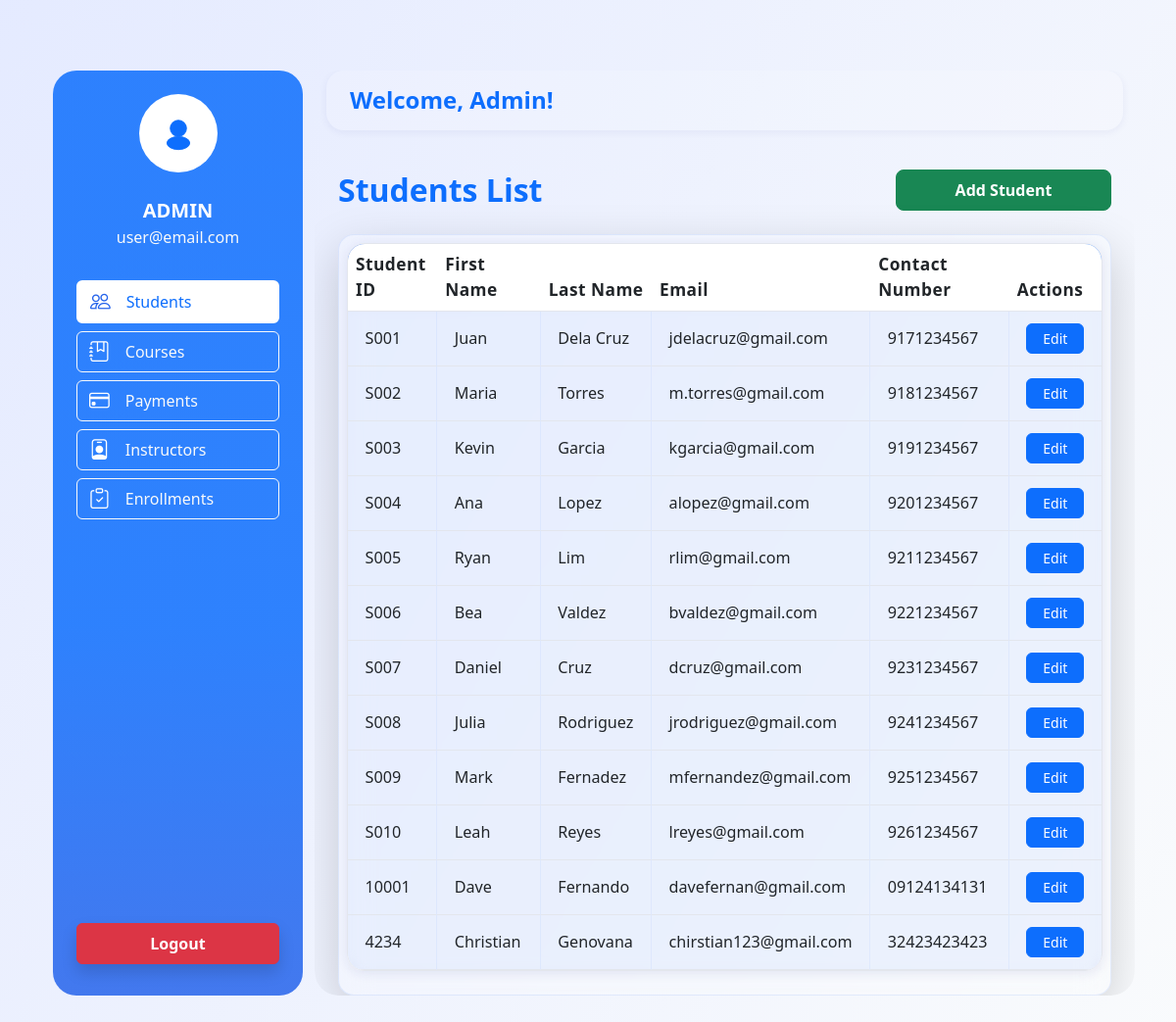
Page /dashboard/ (signed in) on the earlier database version.
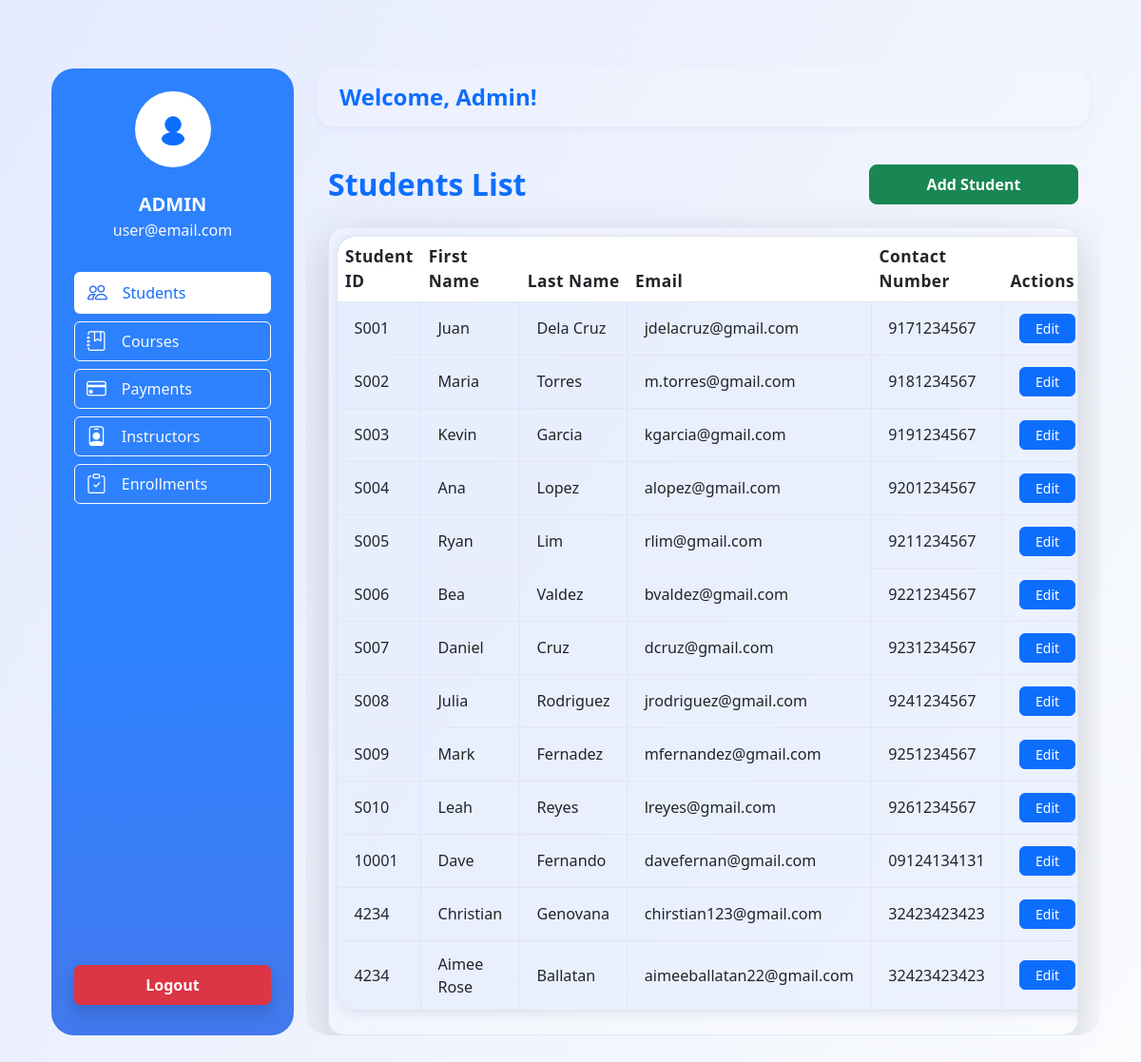
Same page on the later database version.
### online_enrollment/models.py (models this page shows, shortened)
class Student(models.Model):
    student_id = models.CharField(max_length=50)
    first_name = models.CharField(max_length=100)
    last_name = models.CharField(max_length=100)
    email = models.EmailField(max_length=100)
    contact_number = models.CharField(max_length=20)

### accounts/views.py (the view, shortened to what this page needs)
# urls.py: path('dashboard/', views.dashboard, name='dashboard'),
@login_required
def dashboard(request):
    tab = request.GET.get('tab', 'students')
    context = {'tab': tab}
    if tab == 'students':
        context['students'] = Student.objects.all()
        context['add_form'] = context.get('add_form', StudentForm())
        context['student_forms'] = [(s, StudentForm(instance=s)) for s in context['students']]
    elif tab == 'courses':
        context['courses'] = Course.objects.all()
        context['add_form'] = context.get('add_form', CourseForm())
        context['course_forms'] = [(c, CourseForm(instance=c)) for c in context['courses']]
    elif tab == 'payments':
        context['payments'] = Payment.objects.all()
        context['add_form'] = context.get('add_form', PaymentForm())
        context['payment_forms'] = [(p, PaymentForm(instance=p)) for p in context['payments']]
    elif tab == 'instructors':
        context['instructors'] = Instructor.objects.all()
        context['add_form'] = context.get('add_form', InstructorForm())
        context['instructor_forms'] = [(i, InstructorForm(instance=i)) for i in context['instructors']]
    elif tab == 'enrollments':
        context['enrollments'] = Enrollment.objects.all()
        context['add_form'] = context.get('add_form', EnrollmentForm())
        context['enrollment_forms'] = [(e, EnrollmentForm(instance=e)) for e in context['enrollments']]
    from django.contrib import messages as msg_framework
    context['messages'] = msg_framework.get_messages(request)
    return render(request, 'accounts/dashboard.html', context)

### accounts/templates/accounts/dashboard.html (shortened to what this page needs)
<!DOCTYPE html>
<html lang="en">
  <head>
    <link href="https://cdn.jsdelivr.net/npm/bootstrap@5.3.0/dist/css/bootstrap.min.css" rel="stylesheet" />
    <link href="https://cdn.jsdelivr.net/npm/bootstrap-icons@1.11.1/font/bootstrap-icons.css" rel="stylesheet">
  </head>
  <body style="background: linear-gradient(120deg, rgba(224,231,255,0.85) 0%, rgba(248,250,252,0.85) 100%); min-height: 100vh;">
    <div class="container py-4 py-md-5 d-flex justify-content-center align-items-start align-items-md-center min-vh-100">
      <div class="row g-4 align-items-stretch w-100 flex-column flex-lg-row" style="max-width: 1400px; margin: 0 auto;">
        <div class="col-12 col-lg-3 d-flex flex-column sidebar-mobile mb-3 mb-lg-0">
          <div class="glass glass-card p-4 d-flex flex-column align-items-center text-white h-100" style="min-height: 100%; background: linear-gradient(180deg, rgba(13,110,253,0.85) 60%, rgba(37,99,235,0.85) 100%); color: #fff; border-radius: 24px;">
            <div class="mb-4">
              <div class="rounded-circle bg-white d-flex align-items-center justify-content-center" style="width: 80px; height: 80px;">
                <svg xmlns="http://www.w3.org/2000/svg" fill="none" viewBox="0 0 48 48" stroke="currentColor" class="w-50 h-50 text-primary">
                  <circle cx="24" cy="18" r="10" fill="#0d6efd" />
                  <ellipse cx="24" cy="36" rx="14" ry="8" fill="#0d6efd" />
                </svg>
              </div>
            </div>
            <div class="mb-2 text-center">
              <div class="fw-bold fs-5">{{ user.get_full_name|default:user.username|upper }}</div>
              <div class="fs-6 text-light">{{ user.email|default:'user@email.com' }}</div>
            </div>
            <div class="w-100 mt-4 d-flex flex-column flex-grow-1" style="height: 100%;">
              <div>
                <a href="?tab=students" class="btn btn-outline-light w-100 mb-2 py-2 d-flex align-items-center justify-content-start gap-3 fs-6 {% if tab == 'students' or not tab %}active border-2 border-white bg-white text-primary{% endif %}">
                  <i class="bi bi-people tab-icon"></i> <span>Students</span>
                </a>
                <a href="?tab=courses" class="btn btn-outline-light w-100 mb-2 py-2 d-flex align-items-center justify-content-start gap-3 fs-6 {% if tab == 'courses' %}active border-2 border-white bg-white text-primary{% endif %}">
                  <i class="bi bi-journal-bookmark tab-icon"></i> <span>Courses</span>
                </a>
                <a href="?tab=payments" class="btn btn-outline-light w-100 mb-2 py-2 d-flex align-items-center justify-content-start gap-3 fs-6 {% if tab == 'payments' %}active border-2 border-white bg-white text-primary{% endif %}">
                  <i class="bi bi-credit-card tab-icon"></i> <span>Payments</span>
                </a>
                <a href="?tab=instructors" class="btn btn-outline-light w-100 mb-2 py-2 d-flex align-items-center justify-content-start gap-3 fs-6 {% if tab == 'instructors' %}active border-2 border-white bg-white text-primary{% endif %}">
                  <i class="bi bi-person-badge tab-icon"></i> <span>Instructors</span>
                </a>
                <a href="?tab=enrollments" class="btn btn-outline-light w-100 mb-2 py-2 d-flex align-items-center justify-content-start gap-3 fs-6 {% if tab == 'enrollments' %}active border-2 border-white bg-white text-primary{% endif %}">
                  <i class="bi bi-clipboard-check tab-icon"></i> <span>Enrollments</span>
                </a>
              </div>
              <div class="mt-auto pt-4 pb-2">
                <a href="/logout/" class="btn btn-danger w-100 px-4 py-2 fw-bold shadow">Logout</a>
              </div>
            </div>
          </div>
        </div>
        <div class="col-12 col-lg-9 d-flex flex-column h-100" style="border-radius: 24px; overflow: hidden;">
            <h2 class="mb-3 mb-md-4 fw-bold text-primary fs-4 fs-md-2" style="background: rgba(255,255,255,0.12); border-radius: 18px; padding: 1rem 1.5rem; box-shadow: 0 2px 8px rgba(31,38,135,0.06);">Welcome, {{ user.get_full_name|default:user.username|title }}!</h2>
            <div class="flex-grow-1">
              {% if tab == 'students' or not tab %}
                {% include 'accounts/students_list.html' %}
              {% elif tab == 'courses' %}
                {% include 'accounts/courses_list.html' %}
              {% elif tab == 'payments' %}
                {% include 'accounts/payments_list.html' %}
              {% elif tab == 'instructors' %}
                {% include 'accounts/instructors_list.html' %}
              {% elif tab == 'enrollments' %}
                {% include 'accounts/enrollments_list.html' %}
              {% endif %}
  </body>
</html>

### accounts/templates/accounts/students_list.html (shortened to what this page needs)
<!DOCTYPE html>
<html lang="en">
<head>
    <link href="https://cdn.jsdelivr.net/npm/bootstrap@5.3.0/dist/css/bootstrap.min.css" rel="stylesheet" />
</head>
<body>
        <div class="container mt-3 main-content glass-card glass">
            <div class="d-flex flex-column flex-md-row align-items-center justify-content-between mb-4 gap-2">
                <h2 class="fw-bold text-primary mb-0 text-center text-md-start">Students List</h2>
                <button class="btn btn-success rounded-3 fw-semibold px-4 py-2 w-100 w-md-auto" style="max-width:220px;" onclick="openModal('addStudentModal')">Add Student</button>
            </div>
                <div class="table-responsive rounded-4 shadow-lg p-2" style="background: rgba(255,255,255,0.22); backdrop-filter: blur(16px); border-radius: 24px; box-shadow: 0 8px 32px 0 rgba(31,38,135,0.14); border: 1.5px solid rgba(37,99,235,0.10);">
                    <table class="table align-middle" style="background: rgba(255,255,255,0.13); border-radius: 18px; overflow: hidden; border-collapse: separate; border-spacing: 0; box-shadow: 0 2px 12px rgba(31,38,135,0.10);">
                    <thead style="background: linear-gradient(90deg, #2563eb 60%, #0d6efd 100%); color: #fff; border-top-left-radius: 18px; border-top-right-radius: 18px; font-size: 1.08rem; letter-spacing: 0.5px;">
                        <tr style="border-radius: 18px;">
                            <th scope="col">Student ID</th>
                            <th scope="col">First Name</th>
                            <th scope="col">Last Name</th>
                            <th scope="col">Email</th>
                            <th scope="col">Contact Number</th>
                            <th scope="col">Actions</th>
                        </tr>
                    </thead>
                    <tbody style="backdrop-filter: blur(4px); font-size: 1.01rem;">
                        {% for student in students %}
                        <tr style="transition: background 0.18s; border-bottom: 1.5px solid rgba(37,99,235,0.07);" onmouseover="this.style.background='rgba(37,99,235,0.13)'; this.style.color='#222';" onmouseout="this.style.background='rgba(37,99,235,0.07)'; this.style.color='';">
                            <td style="padding: 0.75rem 1.1rem; background: rgba(37,99,235,0.07); border-right: 1px solid rgba(37,99,235,0.06);">{{ student.student_id }}</td>
                            <td style="padding: 0.75rem 1.1rem; background: rgba(37,99,235,0.07); border-right: 1px solid rgba(37,99,235,0.06);">{{ student.first_name }}</td>
                            <td style="padding: 0.75rem 1.1rem; background: rgba(37,99,235,0.07); border-right: 1px solid rgba(37,99,235,0.06);">{{ student.last_name }}</td>
                            <td style="padding: 0.75rem 1.1rem; background: rgba(37,99,235,0.07); border-right: 1px solid rgba(37,99,235,0.06);">{{ student.email }}</td>
                            <td style="padding: 0.75rem 1.1rem; background: rgba(37,99,235,0.07); border-right: 1px solid rgba(37,99,235,0.06);">{{ student.contact_number }}</td>
                            <td style="padding: 0.75rem 1.1rem; background: rgba(37,99,235,0.07);">
                                <div class="d-flex flex-column flex-sm-row gap-2">
                                    <button class="btn btn-primary btn-sm rounded-2 px-3" onclick="openModal('editStudentModal{{ student.student_id }}')">Edit</button>
                                </div>
                            </td>
                        </tr>
                        {% empty %}
                        <tr><td colspan="6" class="text-center py-4">No students found.</td></tr>
                        {% endfor %}
                    </tbody>
                </table>
            </div>
        </div>
        </div>
</body>
</html>

### accounts/templates/accounts/dashboard.html (style rules this page uses)
.tab-icon { font-size: 1.3rem; color: #fff; transition: color 0.2s; display: flex; align-items: center; }
.btn-outline-light.active .tab-icon, .btn-outline-light:hover .tab-icon { color: #2563eb; }

### accounts/templates/accounts/students_list.html (style rules this page uses)
.table { border-radius: 16px; overflow: hidden; box-shadow: 0 6px 32px rgba(0,0,0,0.12); background: #f8fafc; border: 1px solid #e3e6ed; }
.table-responsive { scrollbar-width: none; -ms-overflow-style: none; }
td { background: #fff; border-bottom: 1px solid #e3e6ed; }

Differences in the rows shown:
added Student: student_id "4234", first_name "Aimee Rose", last_name "Ballatan", email "aimeeballatan22@gmail.com", contact_number "32423423423"
